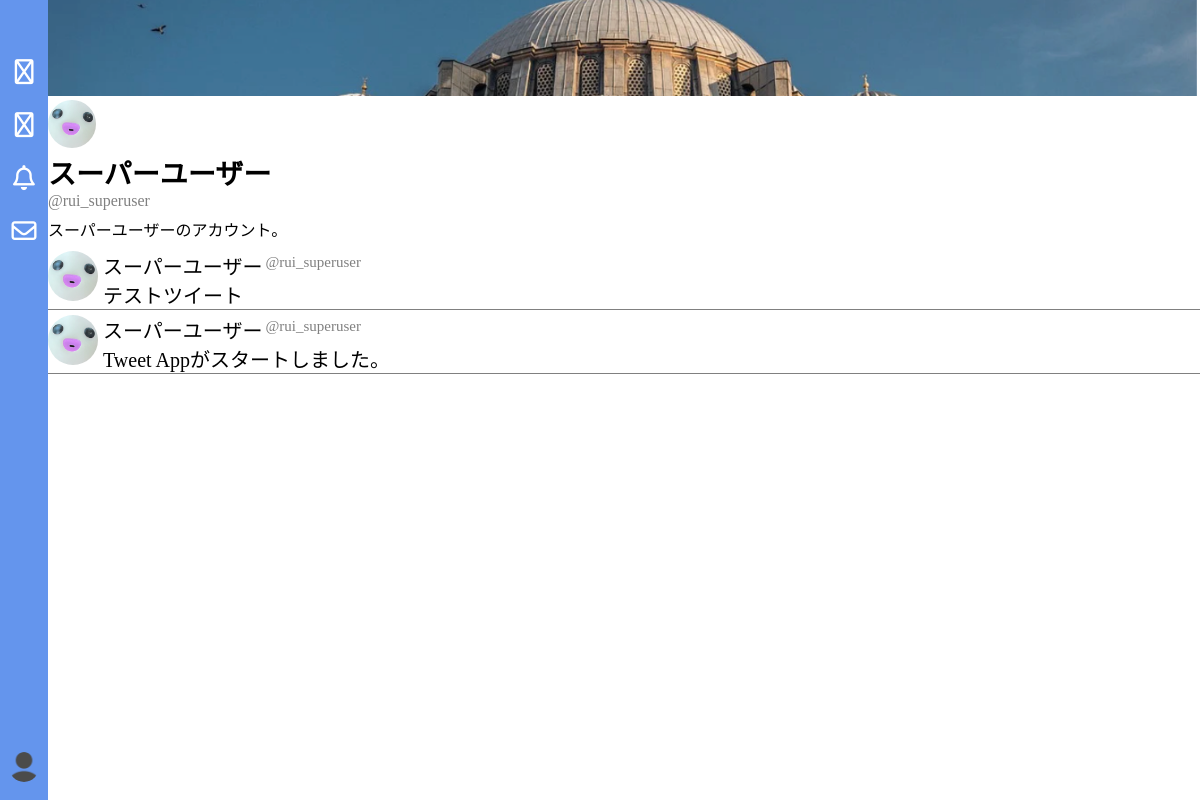
Page /app/account/rui_superuser/ (signed in) on the committed database.
### app/models/user.py (models this page shows, shortened)
class User(AbstractBaseUser, PermissionsMixin):
    username = models.CharField(
        max_length=50,
        unique=False,
        default="ユーザー名",
        verbose_name="ユーザー名",
    )
    handle = models.CharField(
        max_length=30,
        unique=True,
        validators=[RegexValidator(r"^[a-zA-Z0-9_]+$")],
        verbose_name="ハンドルネーム",
    )
    email = models.EmailField(
        unique=True,
        verbose_name="メールアドレス",
    )
    birth_date = models.DateField(
        verbose_name="生年月日",
        null=False,
        blank=False,
        validators=[validate_birth_date],
    )
    icon = models.ImageField(
        verbose_name="ユーザーアイコン",
        upload_to="uploads",
        default="images/default_icon.png",
    )
    header = models.ImageField(
        verbose_name="ヘッダー画像", upload_to="uploads", default="images/default_header.jpg"
    )
    bio = models.TextField(verbose_name="自己紹介", max_length=160, blank=True)
    is_private = models.BooleanField(
        verbose_name="非公開設定",
        default=False,
    )
    groups = models.ManyToManyField(
        "auth.Group",
        verbose_name=("groups"),
        blank=True,
        help_text=("The"),
        related_name="app_user_name",
        related_query_name="user",
    )
    user_permissions = models.ManyToManyField(
        "auth.Permission",
        verbose_name=("user permissions"),
        blank=True,
        help_text=("Specific"),
        related_name="app_user_permissions",
        related_query_name="user",
    )
    is_active = models.BooleanField(default=True)
    is_staff = models.BooleanField(default=False)
    is_superuser = models.BooleanField(default=False)
    date_joined = models.DateTimeField(verbose_name="登録日", default=timezone.now)
    USERNAME_FIELD = "email"
    REQUIRED_FIELDS = ["handle", "birth_date"]
    objects = UserManager()

### app/models/tweet.py (models this page shows, shortened)
class Tweet(models.Model):
    tweet_content = models.TextField(
        verbose_name="ツイート内容",
        max_length=140,
    )
    tweet_by = models.ForeignKey(
        User, on_delete=models.CASCADE, related_name="tweet_by", verbose_name="投稿者"
    )
    tweet_at = models.DateTimeField(
        verbose_name="ツイート日時",
        auto_now_add=True,
    )
    parent = models.ForeignKey(
        "self",
        verbose_name="親ツイート",
        null=True,
        blank=True,
        on_delete=models.CASCADE,
        related_name="replies",
    )

### app/views/account.py (the view)
# urls.py: path("account/<str:handle>/", account, name="account"),
def account(request, handle):
    profile_user = get_object_or_404(User, handle=handle)
    viewer = request.user
    tweets = Tweet.objects.filter(tweet_by = profile_user).order_by("-tweet_at")
    context = {
        "profile_user": profile_user,
        "viewer": viewer,
        "tweets" : tweets,
    }
    return render(request, "app/account.html", context)

### app/templates/app/account.html
{% extends "app/base.html" %} {% load static %} {% block extra_css%}
<link rel="stylesheet" href="{% static 'css/account.css' %}" />
{% endblock %} {% block header %}
<img src="{{profile_user.header.url}}" class="profile_header" />
{% endblock %} {% block content %}
<div class="introduce">
  <img src="{{profile_user.icon.url}}" class="profile_icon" />
  <div class="profile_username">{{profile_user.username}}</div>
  <div class="profile_handle">@{{profile_user.handle}}</div>
  <div class="profile_bio">{{profile_user.bio}}</div>
</div>
<div class="all_tweets">
  {% for t in tweets %}
  <div class="tweet">
    <a href="{% url 'account' t.tweet_by.handle %}">
      <img src="{{ t.tweet_by.icon.url }}" class="poster_icon" />
    </a>
    <div class="text_content">
      <div class="poster_info">
        <a href="{% url 'account' t.tweet_by.handle %}">
          <div class="poster_username">{{t.tweet_by.username}}</div>
        </a>
        <a href="{% url 'account' t.tweet_by.handle %}">
          <div class="poster_handle">@{{t.tweet_by.handle}}</div>
        </a>
      </div>
      <div class="tweet_content">{{t.tweet_content}}</div>
    </div>
  </div>
  {% endfor %}
</div>
{% endblock %}

### app/templates/app/base.html (shortened to what this page needs)
{% load static %}
<!doctype html>
<html lang="ja">
  <head>
    <link rel="stylesheet" href="{% static 'css/base.css' %}" />
    <link
      rel="stylesheet"
      href="https://cdnjs.cloudflare.com/ajax/libs/font-awesome/6.5.1/css/all.min.css"
    />
    {% block extra_css %}{% endblock %}
  </head>
  <body>
    {% block header %}{% endblock %} {% block content %}{% endblock %} {% block footer %}
    <footer>
      <div class="footer_content">
        <a href="{% url 'home' %}" class="footer_link">
          <div class="footer_icon">
            <i class="fa-regular fa-house"></i>
          </div>
        </a>
        <a href="{% url 'search' %}" class="footer_link">
          <div class="footer_icon">
            <i class="fa-regular fa-magnifying-glass"></i>
          </div>
        </a>
        <a href="{% url 'notice' %}" class="footer_link">
          <div class="footer_icon">
            <i class="fa-regular fa-bell"></i>
          </div>
        </a>
        <a href="{% url 'message' %}" class="footer_link">
          <div class="footer_icon">
            <i class="fa-regular fa-envelope"></i>
          </div>
        </a>
      </div>
      <div class="userpage_pc">
        {% if user.is_authenticated%}
        <a href="{% url 'account' user.handle%}" class="footer_link_icon">
          <div>
            <img src="{{user.icon.url}}" class="user_icon_pc" />
          </div>
        </a>
        {% endif %}
      </div>
    </footer>
    {% endblock %}
  </body>
</html>

### static/css/base.css (style rules this page uses)
a { text-decoration: none; }
footer { position: fixed; bottom: 0; left: 0; height: 100vh; width: 48px; background-color: #6495ed; z-index: 10; display: flex; flex-direction: column; justify-content: space-between; }
.footer_content { display: flex; flex-direction: column; margin-top: 48px; gap: 5px; }
.footer_link { display: flex; justify-content: center; width: 48px; height: 48px; }
.footer_link_icon { display: flex; justify-content: center; width: 48px; height: 48px; }
.userpage_pc { margin-top: auto; }
.footer_icon { display: flex; justify-content: center; margin: auto 0; font-size: 25px; color: #ffffff; }
.user_icon_pc { width: 30px; height: 30px; object-fit: cover; border-radius: 50%; }

### static/css/account.css (style rules this page uses)
body { margin: 0; padding: 0; }
.profile_header { width: 100vw; height: 96px; object-fit: cover; }
.introduce { margin-left: 8px; }
.profile_icon { width: 48px; height: 48px; border-radius: 50%; object-fit: cover; }
.profile_username { font-size: 28px; font-weight: bold; }
.profile_handle { color: #808080; }
.profile_bio { margin-top: 7px; margin-bottom: 7px; }
@media (min-width: 769px) { .profile_header { width: calc(100% - 48px); margin-left: 48px; } }
@media (min-width: 769px) { .introduce { margin-left: 48px; } }
@media (min-width: 769px) { .all_tweets { margin-left: 48px; } }
.all_tweets { margin-top: 10px; }
.tweet { margin-top: 5px; border-bottom: 1px solid #808080; display: flex; }
.poster_icon { width: 50px; height: 50px; object-fit: cover; border-radius: 50%; margin-right: 5px; }
.poster_info { display: flex; gap: 3px; }
.text_content { display: flex; flex-direction: column; }
.poster_username { font-size: 20px; color: #000000; }
.poster_handle { font-size: 15px; color: #808080; margin-top: 3px; }
.tweet_content { font-size: 20px; overflow-wrap: break-word; white-space: pre-wrap; }

### rows in the picture
User: header (picture), icon (picture), username "スーパーユーザー", handle "rui_superuser", bio "スーパーユーザーのアカウント。"
Tweet: tweet_by.icon (picture), tweet_by.username "スーパーユーザー", tweet_by.handle "rui_superuser", tweet_content "テストツイート"
Tweet: tweet_by.icon (picture), tweet_by.username "スーパーユーザー", tweet_by.handle "rui_superuser", tweet_content "Tweet Appがスタートしました。"
User: icon (placeholder picture)
